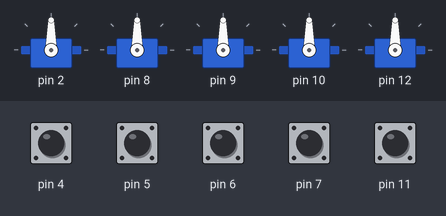
The sketch below on a simulated Arduino Uno, built with avr-gcc and run on an emulated ATmega328P. Shown: 5 × servo. The inputs (shaded band) are chosen by the test bench; at power-on: pin 4–7, pin 11 HIGH.

Above: at 1.2 s.
1.3 s: pin 4 pulled LOW for 1 s
At 1.58 s:
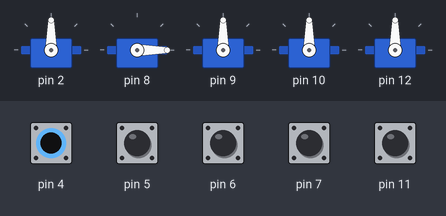
4.0 s: pin 7 pulled LOW for 1 s
At 6.1 s:
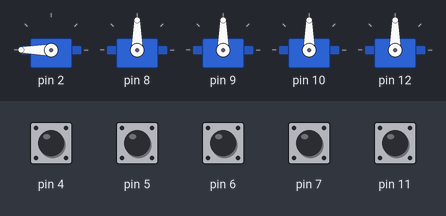
6.5 s: pin 5 pulled LOW for 0.25 s
At 6.9 s:
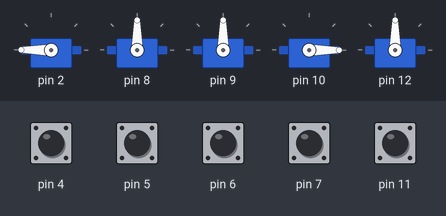
8.6 s: pin 6 pulled LOW for 0.25 s
At 8.88 s:
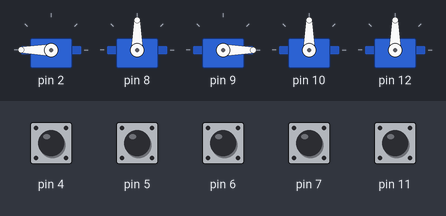
10.5 s: pin 11 pulled LOW for 0.25 s
At 10.84 s:
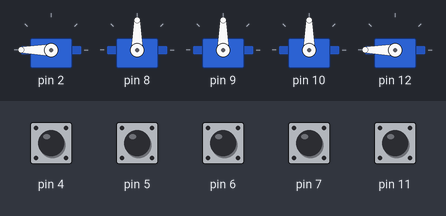
12.5 s: pin 4 pulled LOW for 0.25 s
At 12.8 s:
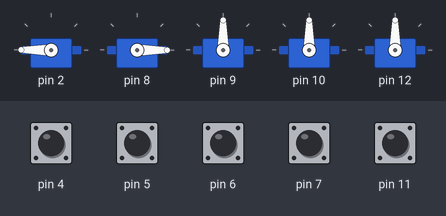
Timing chart, 0 to 15.4 s (numbered marks = the images above; inputs shaded):
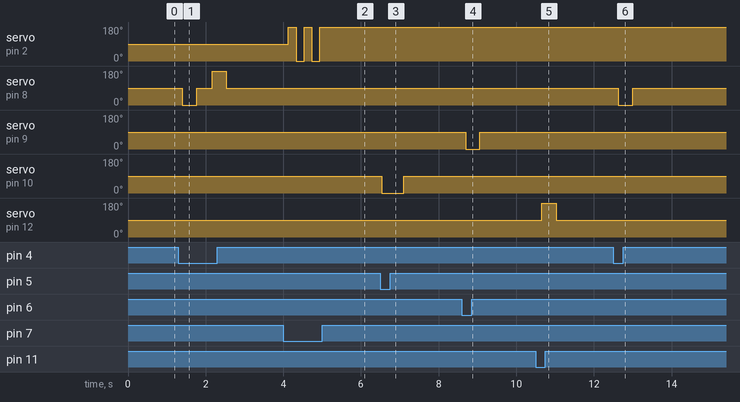

The sketch:

Motor.ino
```cpp
#include <Servo.h>
#include "motor.h"

//  *** PLEASE DO NOT CHANGE OR TOUCH THIS CODE ***

void __init__() {

  pinMode(button1->id,INPUT_PULLUP);
  pinMode(button2->id,INPUT_PULLUP);
  pinMode(button3->id,INPUT_PULLUP);
  pinMode(button4->id,INPUT_PULLUP);
  pinMode(button5->id,INPUT_PULLUP);

  motor1->servo.attach(motor1->port);
  motor2->servo.attach(motor2->port);
  motor3->servo.attach(motor3->port);
  motor4->servo.attach(motor4->port);
  motor5->servo.attach(motor5->port);

  motor1->servo.write(90);
  motor2->servo.write(90);
  motor3->servo.write(90);
  motor4->servo.write(90);
  motor5->servo.write(90);
}

void setup() {
  // ** SET THE PORTS OF YOUR MOTORS HERE **
  motor1->port = 2;
  motor2->port = 8;
  motor3->port = 9;
  motor4->port = 10;
  motor5->port = 12;

  // ** SET THE PORTS OF YOUR BUTTONS HERE **
  button1->id = 7;
  button2->id = 4;
  button3->id = 6;
  button4->id = 5;
  button5->id = 11;

  //  *** DO NOT CHANGE OR TOUCH THIS CODE ***
  __init__();

  // *** CHANGE THE ANGLE YOU WANT YOUR MOTOR TO ROTATE ***
  motor1->rotation = 0;
  motor2->rotation = 90;
  motor3->rotation = 88;
  motor4->rotation = 140;
  motor5->rotation = 90;

}

void loop() {

  // put your main code here, to run repeatedly:

  toggle(button1,motor1); // make a button1 a toggle button that controls motor 1

  toggle(button2,motor2);

  toggle(button3,motor3);

  toggle(button4,motor4);

  press(button5, motor5); // make button5 a press button that controls motor 5

  delay(200);
}
```

motor.h
```cpp
#pragma once

#include <Arduino.h>
#include <Servo.h>

#define MOTOR_TO_TIME 730.666/180.00

typedef struct
{
  Servo servo;
  double rotation;
  int port;
} Motor;

typedef struct Button
{
  int id;
  int pressed;
} Button;

void move1(Motor *motor )
{
  double time = fabs((motor->rotation) * (MOTOR_TO_TIME));
  Serial.println(time);
  if (motor->rotation < 0)
  {
    motor->servo.write(0);
  } else if (motor->rotation > 0)
  {
    motor->servo.write(180);
  }
  delay(time);
  motor->servo.write(90);
  // delay(500);
}

int toggle(Button *button, Motor *motor) {


  if(!digitalRead(button->id))
  {
    if(motor->rotation != 0) {
      motor->rotation = -1*motor->rotation;
      if (button->pressed == 1) {
        button->pressed = 0;
        move1(motor);
        // move1(motor1);
      } else {
        button->pressed = 1;
        move1(motor);
        // move1(motor1);
      }
      delay(200);
    } else {
      if (button->pressed == 1) {
        button->pressed = 0;

        motor->servo.write(0);
        // move1(motor1);
      } else {
        button->pressed = 1;
        motor->servo.write(180);
        // move1(motor1);
      }
      // delay(200);
      }
    return 1;
  }

  return 0;
}

int press(Button *button, Motor *motor) {

  if(!digitalRead(button->id) && button->pressed == 0)
  {
    button->pressed = 1;
    move1(motor);
    // delay(200);

    button->pressed = 0;

    return 1;

  }

  return 0;
}

Button BUTTON_1 = {7,0};
Button BUTTON_2 = {4,0};
Button BUTTON_3 = {6,0};
Button BUTTON_4 = {5,0};
Button BUTTON_5 = {11,0};

Button *button1 = &BUTTON_1;
Button *button2 = &BUTTON_2;
Button *button3 = &BUTTON_3;
Button *button4 = &BUTTON_4;
Button *button5 = &BUTTON_5;

Motor s_motor1;
Motor s_motor2;
Motor s_motor3;
Motor s_motor4;
Motor s_motor5;

Motor *motor1 = &s_motor1;
Motor *motor2 = &s_motor2;
Motor *motor3 = &s_motor3;
Motor *motor4 = &s_motor4;
Motor *motor5 = &s_motor5;
```

Measured:
- after the input at 1.3 s, servo on pin 8: 90° → 0° after 0.10 s, → 90° 0.37 s later, → 180° 0.40 s later, → 90° 0.37 s later
- after the input at 4.0 s, servo on pin 2: alternates 180° for 0.20 s and 0° for 0.20 s, 5 changes in all, then stays 180°, starting after 0.13 s
- after the input at 6.5 s, servo on pin 10: 90° → 0° at once, → 90° 0.57 s later
- after the input at 8.6 s, servo on pin 9: 90° → 0° after 0.10 s, → 90° 0.36 s later
- after the input at 10.5 s, servo on pin 12: 90° → 180° after 0.16 s, → 90° 0.37 s later
- after the input at 12.5 s, servo on pin 8: 90° → 0° after 0.13 s, → 90° 0.37 s later
